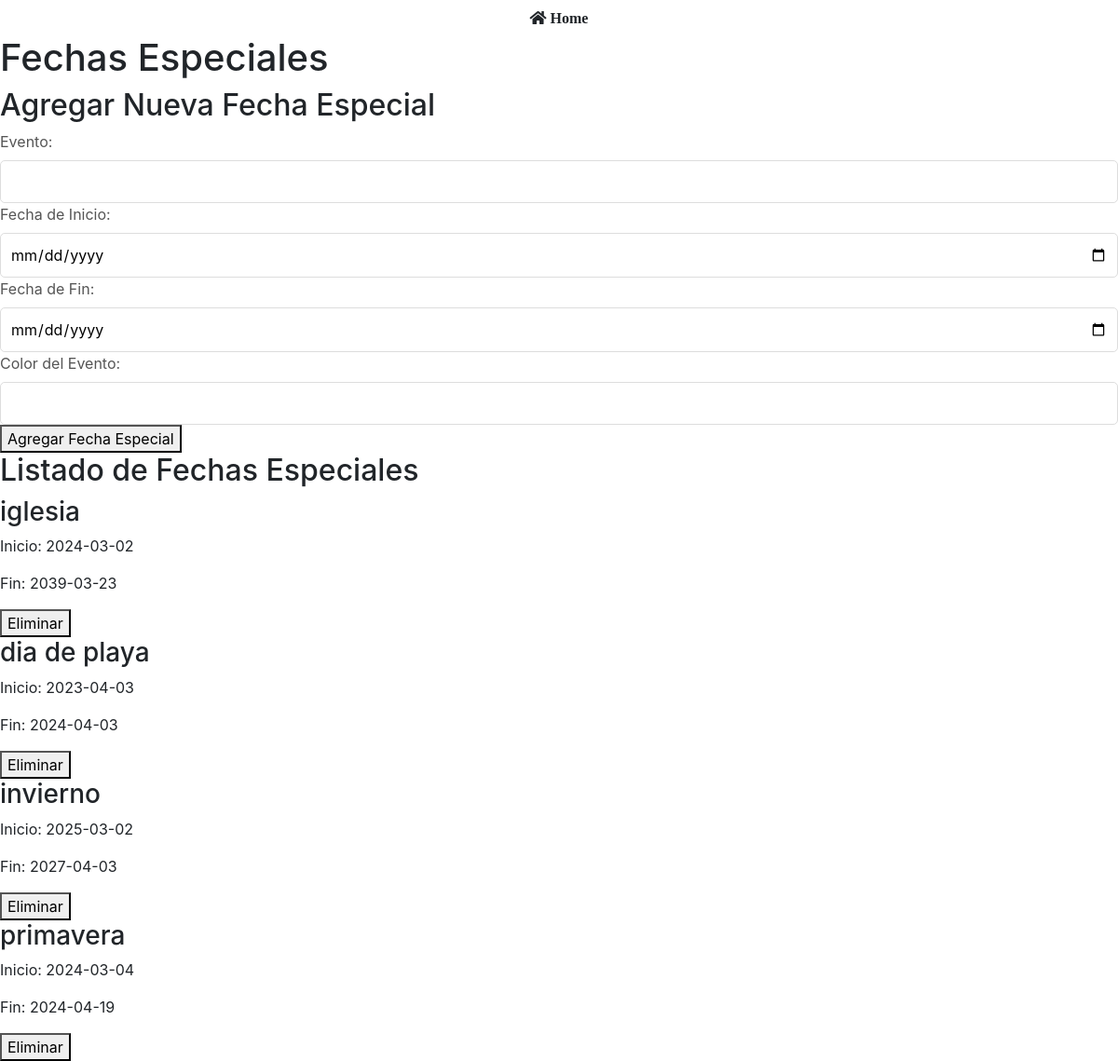
Screenshot of /facturacion/fechaEspecial.php with the database file from the repository.
### tables this page shows
CREATE TABLE `tb_fecha_especial` (
  `id` int NOT NULL AUTO_INCREMENT,
  `evento` varchar(255) NOT NULL,
  `fecha_inicio` date NOT NULL,
  `fecha_fin` date NOT NULL,
  `color_evento` varchar(255) DEFAULT NULL,
  PRIMARY KEY (`id`)
);

### facturacion/modeloFechaEspe.php (called while the page is built, shortened)
<?php
class FechaEspecial {
    private static $db;
    public static function setDb($database) {
        self::$db = $database;
    }
    public static function obtenerFechas() {
        $sql = "SELECT id, evento, fecha_inicio, fecha_fin, color_evento FROM tb_fecha_especial";
        $result = self::$db->query($sql);
        return $result;
    }
}
?>

### facturacion/fechaEspecial.php (the view, shortened to what this page needs)
<?php
require_once 'modeloFechaEspe.php';
$fechas = FechaEspecial::obtenerFechas();
?>
<!DOCTYPE html>
<html lang="es">
<head>
    <link href="../css/fechas_espe.css" rel="stylesheet">
    <link href="https://stackpath.bootstrapcdn.com/bootstrap/4.4.1/css/bootstrap.min.css" rel="stylesheet">
    <link href="https://cdnjs.cloudflare.com/ajax/libs/font-awesome/5.10.0/css/all.min.css" rel="stylesheet">
</head>
<body>
<center><a href="../usuarios/conBaBus.php?seccion=home" class="btn btn-home"><i class="fas fa-home"> Home</i></a></center>
    <h1>Fechas Especiales</h1>
    <h2>Agregar Nueva Fecha Especial</h2>
    <form action="controlFechas.php" method="post">
        <label for="evento">Evento:</label>
        <input type="text" name="evento" required>
        <label for="fecha_inicio">Fecha de Inicio:</label>
        <input type="date" name="fecha_inicio" required>
        <label for="fecha_fin">Fecha de Fin:</label>
        <input type="date" name="fecha_fin" required>
        <label for="color_evento">Color del Evento:</label>
        <input type="text" name="color_evento" required>
        <button type="submit" name="accion" value="agregar">Agregar Fecha Especial</button>
    </form>
    <h2>Listado de Fechas Especiales</h2>
    <?php if ($fechas->num_rows > 0): ?>
        <?php while ($fecha = $fechas->fetch_assoc()): ?>
            <div class="fecha" style="border-color: <?php echo htmlspecialchars($fecha['color_evento']); ?>;">
                <h3><?php echo htmlspecialchars($fecha['evento']); ?></h3>
                <p>Inicio: <?php echo htmlspecialchars($fecha['fecha_inicio']); ?></p>
                <p>Fin: <?php echo htmlspecialchars($fecha['fecha_fin']); ?></p>
                <div class="acciones">
                    <form action="controlFechas.php" method="post">
                        <button type="submit" name="accion" value="eliminar">Eliminar</button>
                    </form>
                </div>
            </div>
        <?php endwhile; ?>
    <?php else: ?>
        <center><p>No hay fechas especiales registradas.</p></center>
    <?php endif; ?>
</body>
</html>

### css/fechas_espe.css (style rules this page uses)
body { font-family: 'Poppins', sans-serif; background-color: #f5f5f5; margin: 0; padding: 0; }
label { display: block; margin-bottom: 5px; color: #555; }
input[type="text"], input[type="date"], input[type="color"] { width: 100%; padding: 10px; border-radius: 5px; border: 1px solid #ddd; }

### rows the page displays
tb_fecha_especial: evento "iglesia", fecha_inicio "2024-03-02", fecha_fin "2039-03-23"
tb_fecha_especial: evento "dia de playa", fecha_inicio "2023-04-03", fecha_fin "2024-04-03"
tb_fecha_especial: evento "invierno", fecha_inicio "2025-03-02", fecha_fin "2027-04-03"
tb_fecha_especial: evento "primavera", fecha_inicio "2024-03-04", fecha_fin "2024-04-19"
